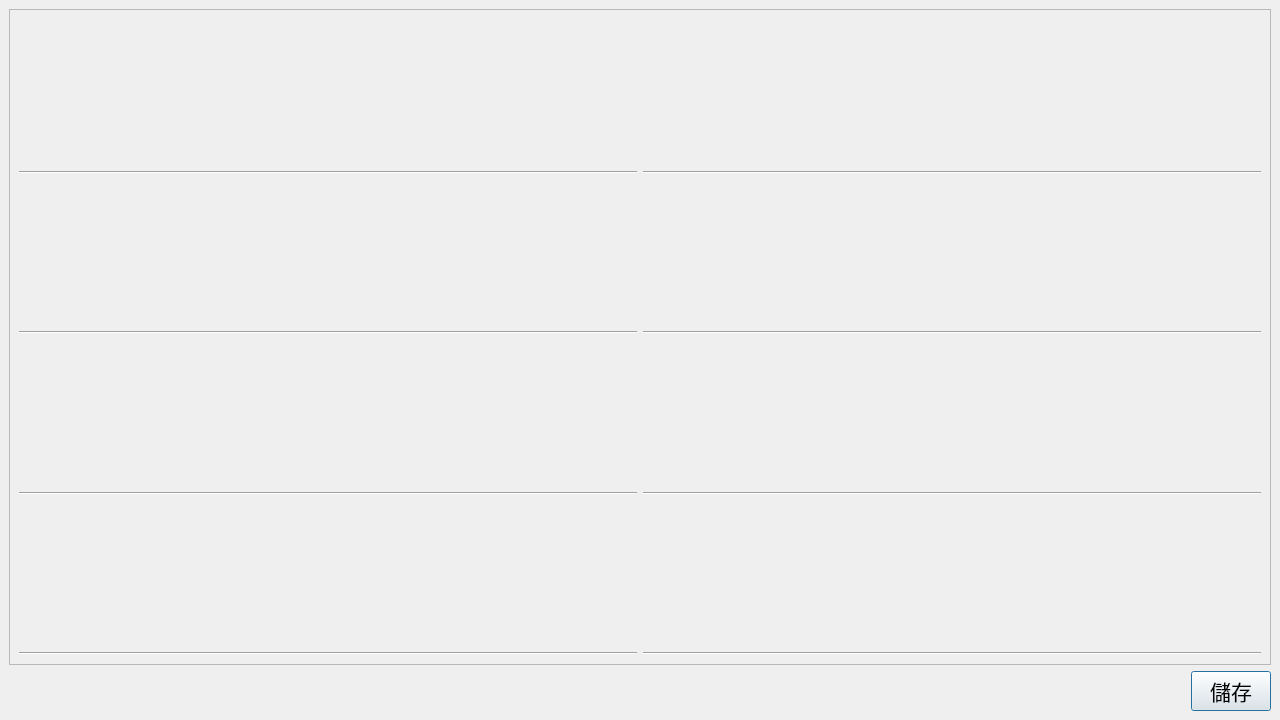
<?xml version="1.0" encoding="UTF-8"?>
<ui version="4.0">
 <class>DialogCheckMachine</class>
 <widget class="QDialog" name="DialogCheckMachine">
  <property name="geometry">
   <rect>
    <x>0</x>
    <y>0</y>
    <width>1280</width>
    <height>720</height>
   </rect>
  </property>
  <property name="windowTitle">
   <string>Dialog</string>
  </property>
  <layout class="QGridLayout" name="gridLayout">
   <property name="leftMargin">
    <number>0</number>
   </property>
   <property name="topMargin">
    <number>0</number>
   </property>
   <property name="rightMargin">
    <number>0</number>
   </property>
   <property name="bottomMargin">
    <number>0</number>
   </property>
   <item row="7" column="1">
    <widget class="QWidget" name="wBg" native="true">
     <layout class="QGridLayout" name="gridLayout_2">
      <item row="0" column="0" colspan="3">
       <widget class="QScrollArea" name="scrollArea">
        <property name="maximumSize">
         <size>
          <width>16777215</width>
          <height>16777215</height>
         </size>
        </property>
        <property name="widgetResizable">
         <bool>true</bool>
        </property>
        <widget class="QWidget" name="scrollAreaWidgetContents">
         <property name="geometry">
          <rect>
           <x>0</x>
           <y>0</y>
           <width>1260</width>
           <height>659</height>
          </rect>
         </property>
         <layout class="QGridLayout" name="gridLayout_3">
          <item row="1" column="0">
           <widget class="Line" name="line">
            <property name="orientation">
             <enum>Qt::Horizontal</enum>
            </property>
           </widget>
          </item>
          <item row="1" column="1">
           <widget class="Line" name="line_3">
            <property name="orientation">
             <enum>Qt::Horizontal</enum>
            </property>
           </widget>
          </item>
          <item row="2" column="0">
           <widget class="ItemCheckMachine" name="w2" native="true"/>
          </item>
          <item row="4" column="1">
           <widget class="ItemCheckMachine" name="w5" native="true"/>
          </item>
          <item row="7" column="0">
           <widget class="Line" name="line_7">
            <property name="orientation">
             <enum>Qt::Horizontal</enum>
            </property>
           </widget>
          </item>
          <item row="0" column="0">
           <widget class="ItemCheckMachine" name="w0" native="true"/>
          </item>
          <item row="5" column="1">
           <widget class="Line" name="line_6">
            <property name="orientation">
             <enum>Qt::Horizontal</enum>
            </property>
           </widget>
          </item>
          <item row="5" column="0">
           <widget class="Line" name="line_5">
            <property name="orientation">
             <enum>Qt::Horizontal</enum>
            </property>
           </widget>
          </item>
          <item row="3" column="1">
           <widget class="Line" name="line_4">
            <property name="orientation">
             <enum>Qt::Horizontal</enum>
            </property>
           </widget>
          </item>
          <item row="6" column="0">
           <widget class="ItemCheckMachine" name="w6" native="true"/>
          </item>
          <item row="4" column="0">
           <widget class="ItemCheckMachine" name="w4" native="true"/>
          </item>
          <item row="6" column="1">
           <widget class="ItemCheckMachine" name="w7" native="true"/>
          </item>
          <item row="0" column="1">
           <widget class="ItemCheckMachine" name="w1" native="true"/>
          </item>
          <item row="2" column="1">
           <widget class="ItemCheckMachine" name="w3" native="true"/>
          </item>
          <item row="3" column="0">
           <widget class="Line" name="line_2">
            <property name="orientation">
             <enum>Qt::Horizontal</enum>
            </property>
           </widget>
          </item>
          <item row="7" column="1">
           <widget class="Line" name="line_8">
            <property name="orientation">
             <enum>Qt::Horizontal</enum>
            </property>
           </widget>
          </item>
         </layout>
        </widget>
       </widget>
      </item>
      <item row="1" column="2">
       <widget class="QPushButton" name="btnSave">
        <property name="sizePolicy">
         <sizepolicy hsizetype="Fixed" vsizetype="Fixed">
          <horstretch>0</horstretch>
          <verstretch>0</verstretch>
         </sizepolicy>
        </property>
        <property name="font">
         <font>
          <pointsize>16</pointsize>
         </font>
        </property>
        <property name="text">
         <string>儲存</string>
        </property>
       </widget>
      </item>
      <item row="1" column="0" colspan="2">
       <widget class="QWidget" name="widget" native="true"/>
      </item>
     </layout>
    </widget>
   </item>
  </layout>
 </widget>
 <customwidgets>
  <customwidget>
   <class>ItemCheckMachine</class>
   <extends>QWidget</extends>
   <header>ItemCheckMachine.h</header>
   <container>1</container>
  </customwidget>
 </customwidgets>
 <resources/>
 <connections/>
</ui>
